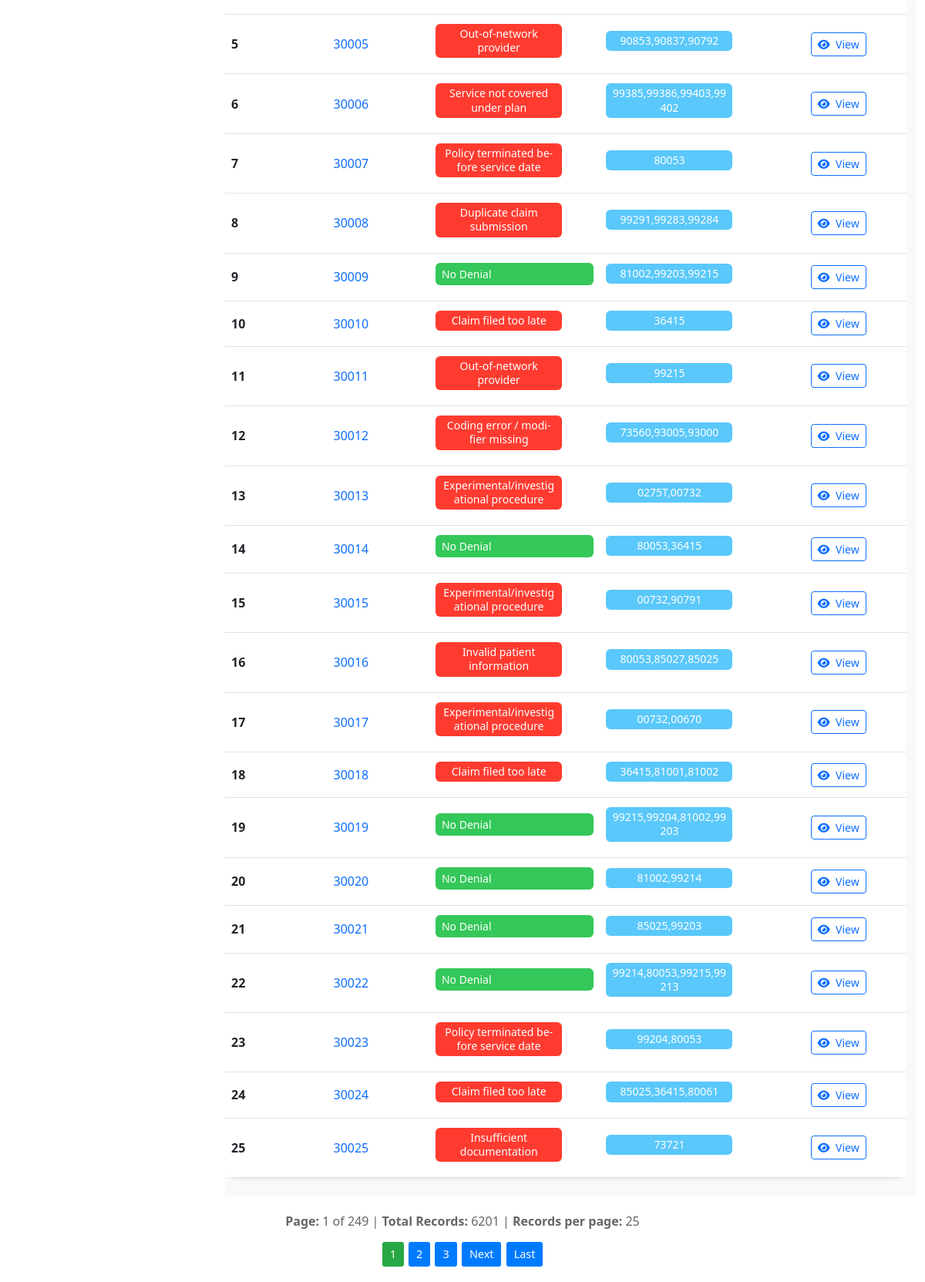
Before: /dashboard/claim-details/ (signed in, lower part) with the older database file.
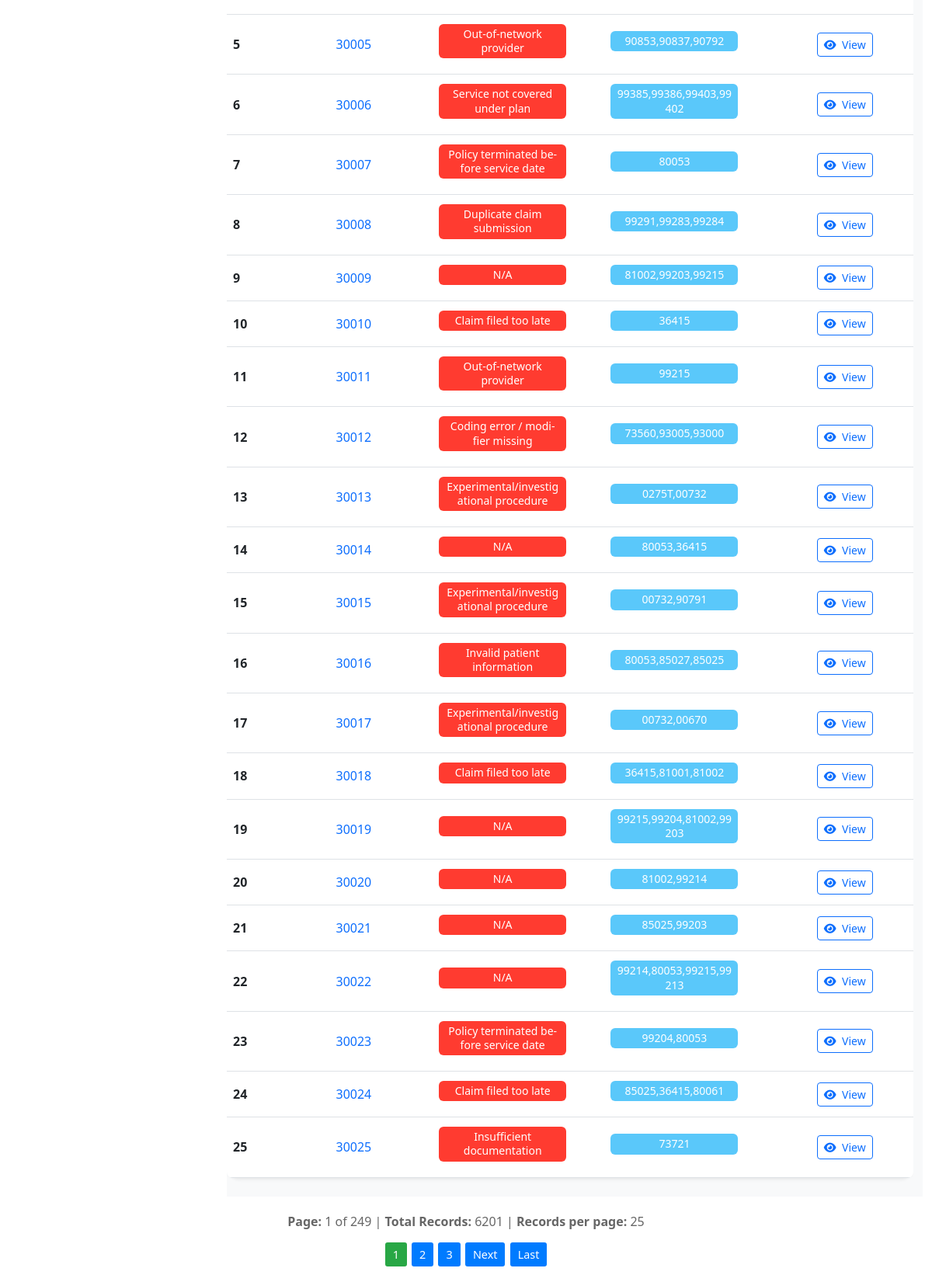
After: the same page with the newer database file.
### backend/claims/models.py (models this page shows, shortened)
class ClaimDetail(models.Model):
    id = models.IntegerField(primary_key=True)
    claim_id = models.BigIntegerField()
    denial_reason = models.CharField(max_length=500, blank=True, null=True)
    cpt_codes = models.CharField(max_length=500, blank=True, null=True)
    class Meta:
        db_table = 'claim_detail'
        verbose_name = 'Claim Detail'
        verbose_name_plural = 'Claim Details'

### backend/claims/views.py (the view)
# urls.py: path('claim-details/', views.claim_details_list, name='claim_details_list'),
@login_required
def claim_details_list(request):
    details = ClaimDetail.objects.all()
    search_query = request.GET.get('search', '')
    if search_query:
        details = details.filter(
            Q(claim_id__icontains=search_query) |
            Q(denial_reason__icontains=search_query) |
            Q(cpt_codes__icontains=search_query)
        )
    denial_filter = request.GET.get('denial_reason', '')
    if denial_filter:
        if denial_filter == 'No Denial':
            details = details.filter(denial_reason__isnull=True) | details.filter(denial_reason='')
        else:
            details = details.filter(denial_reason=denial_filter)
    denial_reasons = ClaimDetail.objects.exclude(
        denial_reason__isnull=True
    ).exclude(
        denial_reason=''
    ).values_list('denial_reason', flat=True).distinct()
    details = details.order_by('id')  # Order by ID for consistent pagination
    paginator = Paginator(details, 25)
    page_number = request.GET.get('page')
    page_obj = paginator.get_page(page_number)
    context = {
        'page_obj': page_obj,
        'search_query': search_query,
        'denial_filter': denial_filter,
        'denial_reasons': denial_reasons,
    }
    return render(request, 'claims/claim_details_list.html', context)

### frontend/templates/claims/claim_details_list.html (shortened to what this page needs)
{% extends 'base.html' %}
{% block content %}
<div class="card shadow-sm" id="claim-details-results">
    <div class="card-body p-0">
                    <div class="table-responsive claim-line-items">
                        <table class="table table-hover table-sm mb-0">
                            <tbody>
                                {% for detail in page_obj %}
                                <tr>
                                    <td class="text-nowrap align-middle"><strong>{{ detail.id }}</strong></td>
                                    <td class="text-nowrap align-middle">
                                        <a href="{% url 'claims:claim_detail' detail.claim_id %}" class="text-decoration-none">
                                            {{ detail.claim_id }}
                                        </a>
                                    </td>
                                    <td class="text-start">
                                        {% if detail.denial_reason %}
                                            <div class="bg-danger text-white rounded px-2 py-1" style="font-size: 0.875rem; white-space: normal; text-align: center; width: 80%; line-height: 1.3; margin-bottom: 0.5rem;">{{ detail.denial_reason }}</div>
                                        {% else %}
                                            <div class="bg-success text-white rounded px-2 py-1" style="font-size: 0.875rem; margin-bottom: 0.5rem;">No Denial</div>
                                        {% endif %}
                                    </td>
                                    <td class="text-nowrap">
                                        {% if detail.cpt_codes %}
                                            <div class="bg-info text-white rounded px-2 py-1" style="font-size: 0.875rem; white-space: normal; text-align: center; width: 80%; line-height: 1.3; margin-bottom: 0.5rem;">{{ detail.cpt_codes }}</div>
                                        {% else %}
                                            <span class="text-muted">-</span>
                                        {% endif %}
                                    </td>
                                    <td class="text-center align-middle">
                                        <div class="btn-group" role="group">
                                            <a href="{% url 'claims:claim_detail' detail.claim_id %}" class="btn btn-sm btn-outline-primary">
                                                <i class="fas fa-eye me-1"></i>
                                                <span class="">View</span>
                                            </a>
                                        </div>
                                    </td>
                                </tr>
                                {% endfor %}
                            </tbody>
                        </table>
                    </div>
                </div>
            </div>
        </div>
    </div>
        {% if page_obj.has_other_pages %}
        <div id="pagination-section" style="margin: 20px 0; text-align: center;">
            <div style="margin-bottom: 15px; color: #666;">
                <strong>Page:</strong> {{ page_obj.number }} of {{ page_obj.paginator.num_pages }} |
                <strong>Total Records:</strong> {{ page_obj.paginator.count }} |
                <strong>Records per page:</strong> {{ page_obj.paginator.per_page }}
            </div>
                <div style="margin-bottom: 10px;">
                    {% for num in page_obj.paginator.page_range %}
                        {% if page_obj.number == num %}
                            <span style="display: inline-block; margin: 0 1px; padding: 5px 10px; background: #28a745; color: white; border-radius: 3px; font-size: 0.9rem;">
                                {{ num }}
                            </span>
                        {% elif num > page_obj.number|add:'-3' and num < page_obj.number|add:'3' %}
                            <a href="?page={{ num }}{% if search_query %}&search={{ search_query }}{% endif %}{% if denial_filter %}&denial_reason={{ denial_filter }}{% endif %}#pagination-section"
                               style="display: inline-block; margin: 0 1px; padding: 5px 10px; background: #007bff; color: white; text-decoration: none; border-radius: 3px; font-size: 0.9rem;">
                                {{ num }}
                            </a>
                        {% endif %}
                    {% endfor %}
                    {% if page_obj.has_next %}
                        <a href="?page={{ page_obj.next_page_number }}{% if search_query %}&search={{ search_query }}{% endif %}{% if denial_filter %}&denial_reason={{ denial_filter }}{% endif %}#pagination-section"
                           style="display: inline-block; margin: 0 1px; padding: 5px 10px; background: #007bff; color: white; text-decoration: none; border-radius: 3px; font-size: 0.9rem;">
                            Next
                        </a>
                        <a href="?page={{ page_obj.paginator.num_pages }}{% if search_query %}&search={{ search_query }}{% endif %}{% if denial_filter %}&denial_reason={{ denial_filter }}{% endif %}#pagination-section"
                           style="display: inline-block; margin: 0 1px; padding: 5px 10px; background: #007bff; color: white; text-decoration: none; border-radius: 3px; font-size: 0.9rem;">
                            Last
                        </a>
                    {% endif %}
                </div>
    </div>
    {% endif %}
</div>
{% endblock %}

### frontend/templates/base.html (shortened to what this page needs)
{% load static %}
<!DOCTYPE html>
<html lang="en">
<head>
    <link href="https://cdn.jsdelivr.net/npm/bootstrap@5.3.0/dist/css/bootstrap.min.css" rel="stylesheet">
    <link href="https://cdnjs.cloudflare.com/ajax/libs/font-awesome/6.0.0/css/all.min.css" rel="stylesheet">
</head>
<body>
    <div class="container-fluid">
        <div class="row">
            <main class="main-content">
                <div class="pt-3 pb-2 mb-3 content-wrapper">
                    {% block content %}{% endblock %}
</body>
</html>

### frontend/templates/base.html (style rules this page uses)
* { box-sizing: border-box; }
html { font-size: 16px; -webkit-text-size-adjust: 100%; -ms-text-size-adjust: 100%; height: 100%; }
body { font-size: 1rem; line-height: 1.5; -webkit-font-smoothing: antialiased; -moz-osx-font-smoothing: grayscale; min-height: 100vh; margin: 0; padding: 0; overflow-x: hidden; }
.table { table-layout: fixed; width: 100%; }
.table th, .table td { overflow: hidden; text-overflow: ellipsis; white-space: nowrap; }
.main-content { margin-left: 280px !important; width: calc(100% - 280px) !important; max-width: calc(100% - 280px) !important; margin-top: 0; padding-left: 0; flex-shrink: 0; }
.main-content { background-color: #f8f9fa; min-height: 100vh; height: 100%; overflow-x: hidden; }
.card { border: none; box-shadow: 0 0.125rem 0.25rem rgba(0, 0, 0, 0.075); border-radius: 1rem; transition: all 0.3s ease; backdrop-filter: blur(10px); background: rgba(255, 255, 255, 0.95); }
.table-responsive { border-radius: 0.5rem; overflow-x: auto; -webkit-overflow-scrolling: touch; scrollbar-width: thin; scrollbar-color: #007AFF #f8f9fa; }
.table { min-width: 600px; margin-bottom: 0; table-layout: auto; }
.table th, .table td { white-space: normal; word-wrap: break-word; overflow-wrap: break-word; padding: 0.75rem 0.5rem; vertical-align: middle; border-bottom: 1px solid #dee2e6; max-width: none; }
.bg-info { background-color: #5AC8FA !important; }
.bg-danger { background-color: #FF3B30 !important; }
.content-wrapper { max-width: 100%; overflow-x: hidden; }
.container-fluid { max-width: 100%; overflow-x: hidden; }
.row { margin-left: 0; margin-right: 0; }
.table td { vertical-align: middle !important; }
.table td { word-break: break-word; hyphens: auto; }

Changed rows visible on the page:
changed ClaimDetail id 9: denial_reason (not shown) → "N/A"; no longer shows "No Denial"
changed ClaimDetail id 14: denial_reason (not shown) → "N/A"; no longer shows "No Denial"
changed ClaimDetail id 19: denial_reason (not shown) → "N/A"; no longer shows "No Denial"
changed ClaimDetail id 20: denial_reason (not shown) → "N/A"; no longer shows "No Denial"
changed ClaimDetail id 21: denial_reason (not shown) → "N/A"; no longer shows "No Denial"
changed ClaimDetail id 22: denial_reason (not shown) → "N/A"; no longer shows "No Denial"
